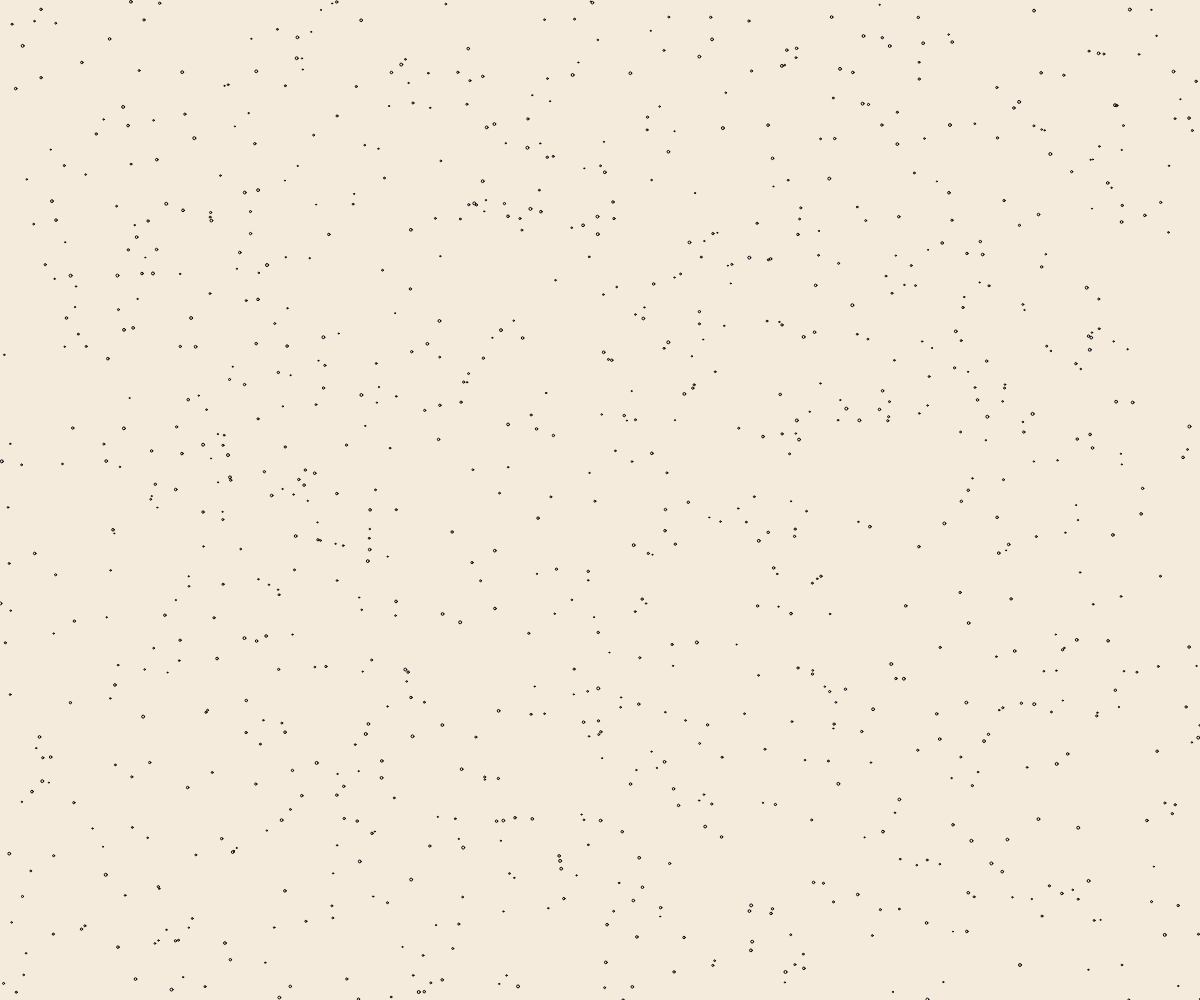
Frame 1 (no input)
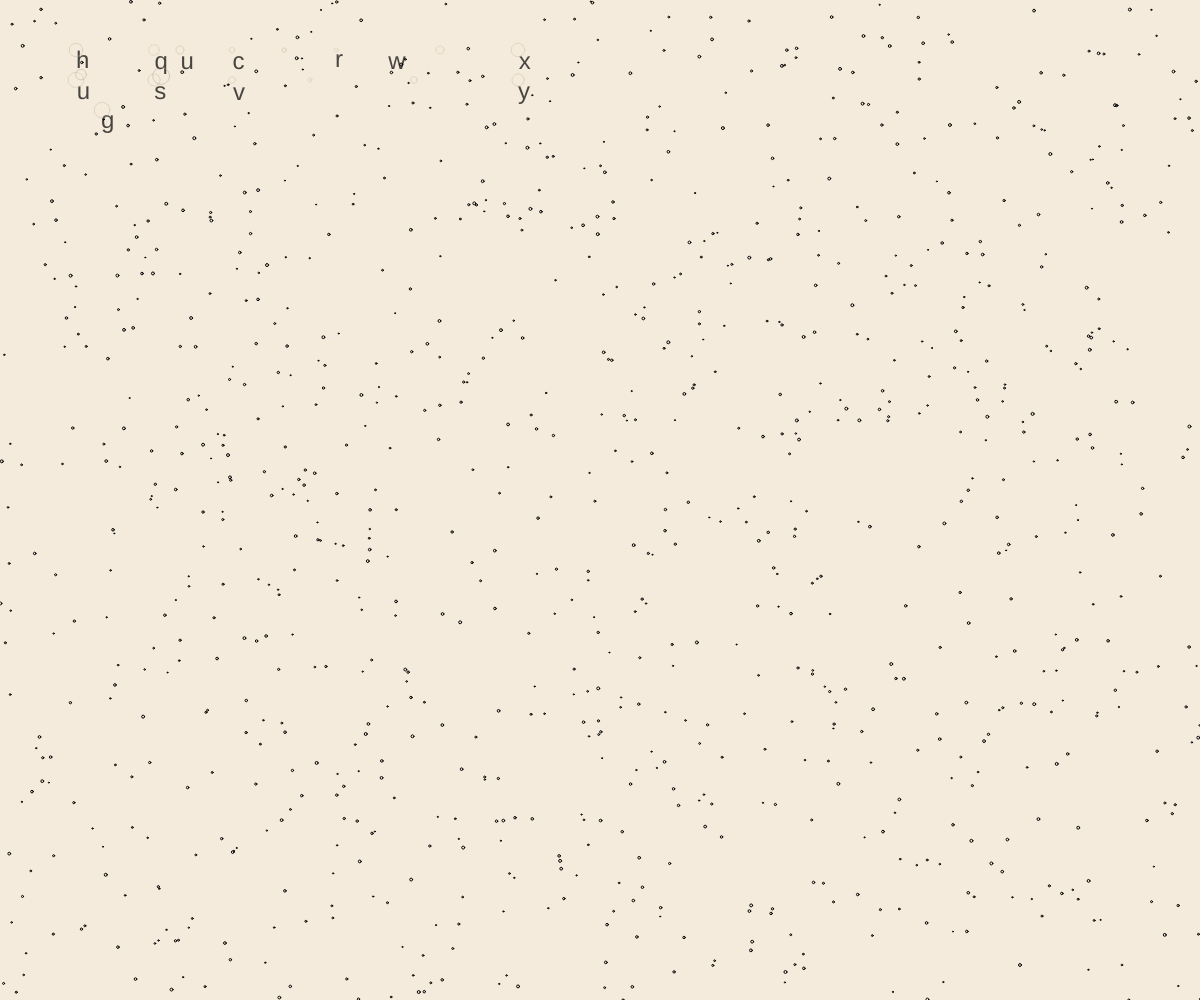
Frame 60 (no input)
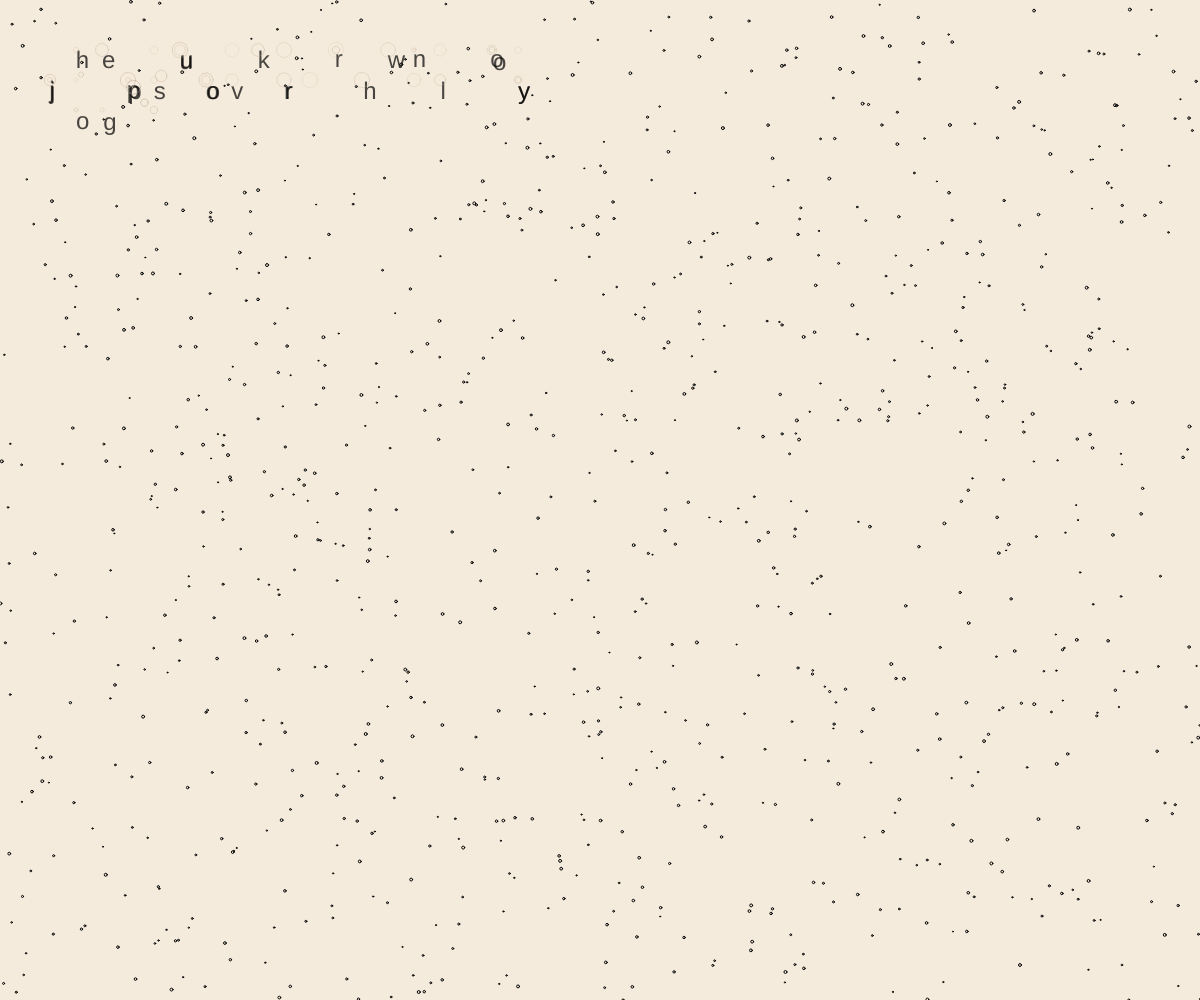
Frame 120 (the mouse pressed at the canvas centre since frame 60)

The p5.js sketch that drew these frames (run headless with seeded random() and noise() and a simulated clock; from frame 60 on, the mouse is pressed at the canvas centre):

// p5.js sketch
// ── sketch.js
let textStream = [];
let paperTexture;
let creasePoints = [];
let fracturePoints = [];
let fontSize = 24;
let lineSpacing = 30;
let margin = 50;
let lastTime = 0;
let typingSpeed = 50;

class TypedChar {
  constructor(char, x, y, time) {
    this.char = char;
    this.x = x;
    this.y = y;
    this.time = time;
    this.life = 1.0;
    this.warpAmount = random(0, 2);
    this.fractureChance = random(0.3, 0.7);
  }
  
  update() {
    this.life -= 0.01;
    return this.life > 0;
  }
  
  display() {
    push();
    translate(this.x, this.y);
    // Apply warping effect
    let warpX = sin(frameCount * 0.05 + this.time) * this.warpAmount;
    let warpY = cos(frameCount * 0.03 + this.time) * this.warpAmount;
    translate(warpX, warpY);
    
    fill(0, 180);
    noStroke();
    text(this.char, 0, 0);
    pop();
  }
}

function setup() {
  createCanvas(windowWidth, windowHeight);
  textSize(fontSize);
  textAlign(LEFT, TOP);
  
  // Create paper texture
  paperTexture = createGraphics(width, height);
  paperTexture.background(245, 235, 220);
  paperTexture.noiseDetail(2, 0.5);
  for (let i = 0; i < 1000; i++) {
    let x = random(width);
    let y = random(height);
    let alpha = random(20, 60);
    paperTexture.fill(230, 220, 200, alpha);
    paperTexture.ellipse(x, y, random(1, 3));
  }
  
  // Start typing
  lastTime = millis();
}

function draw() {
  // Draw paper texture background
  image(paperTexture, 0, 0);
  
  // Add new characters
  if (millis() - lastTime > typingSpeed) {
    let char = "The quick brown fox jumps over the lazy dog. ";
    let i = frameCount % char.length;
    
    let x = margin + (i % 20) * (fontSize + 2);
    let y = margin + floor(i / 20) * lineSpacing;
    
    textStream.push(new TypedChar(char[i], x, y, millis()));
    
    // Add crease effect
    creasePoints.push({x: x, y: y, time: millis()});
    
    // Occasionally add fracture points
    if (random() < 0.1) {
      fracturePoints.push({
        x: x + random(-10, 10),
        y: y + random(-10, 10),
        time: millis(),
        size: random(2, 8)
      });
    }
    
    lastTime = millis();
  }
  
  // Update and display characters
  for (let i = textStream.length - 1; i >= 0; i--) {
    if (!textStream[i].update()) {
      textStream.splice(i, 1);
    } else {
      textStream[i].display();
    }
  }
  
  // Apply permanent paper warping effect
  applyPaperWarp();
  
  // Draw fractures
  drawFractures();
  
  // Cap the number of points to prevent memory issues
  if (creasePoints.length > 500) {
    creasePoints.splice(0, 100);
  }
  
  if (fracturePoints.length > 300) {
    fracturePoints.splice(0, 50);
  }
}

function applyPaperWarp() {
  // Draw permanent creases from text stream
  stroke(200, 180, 160);
  noFill();
  
  for (let i = 0; i < creasePoints.length - 1; i++) {
    let p1 = creasePoints[i];
    let p2 = creasePoints[i + 1];
    
    if (millis() - p1.time < 3000) { // Fade out after 3 seconds
      let alpha = map(millis() - p1.time, 0, 3000, 255, 0);
      stroke(200, 180, 160, alpha);
      
      // Draw a ripple effect around the text position
      beginShape();
      for (let j = 0; j < 10; j++) {
        let angle = map(j, 0, 9, 0, TWO_PI);
        let distance = 5 + sin(frameCount * 0.05 + i) * 3;
        let x = p1.x + cos(angle) * distance;
        let y = p1.y + sin(angle) * distance;
        vertex(x, y);
      }
      endShape(CLOSE);
    }
  }
}

function drawFractures() {
  // Draw hairline fractures
  stroke(180, 160, 140);
  strokeWeight(0.5);
  
  for (let i = fracturePoints.length - 1; i >= 0; i--) {
    let f = fracturePoints[i];
    
    if (millis() - f.time < 5000) { // Fade out after 5 seconds
      let alpha = map(millis() - f.time, 0, 5000, 255, 0);
      stroke(180, 160, 140, alpha);
      
      // Draw a spiderweb-like fracture pattern
      beginShape();
      for (let j = 0; j < 12; j++) {
        let angle = map(j, 0, 11, 0, TWO_PI);
        let distance = f.size + sin(frameCount * 0.03 + i) * 2;
        let x = f.x + cos(angle) * distance;
        let y = f.y + sin(angle) * distance;
        vertex(x, y);
      }
      endShape(CLOSE);
    } else {
      fracturePoints.splice(i, 1);
    }
  }
}

function windowResized() {
  resizeCanvas(windowWidth, windowHeight);
}
